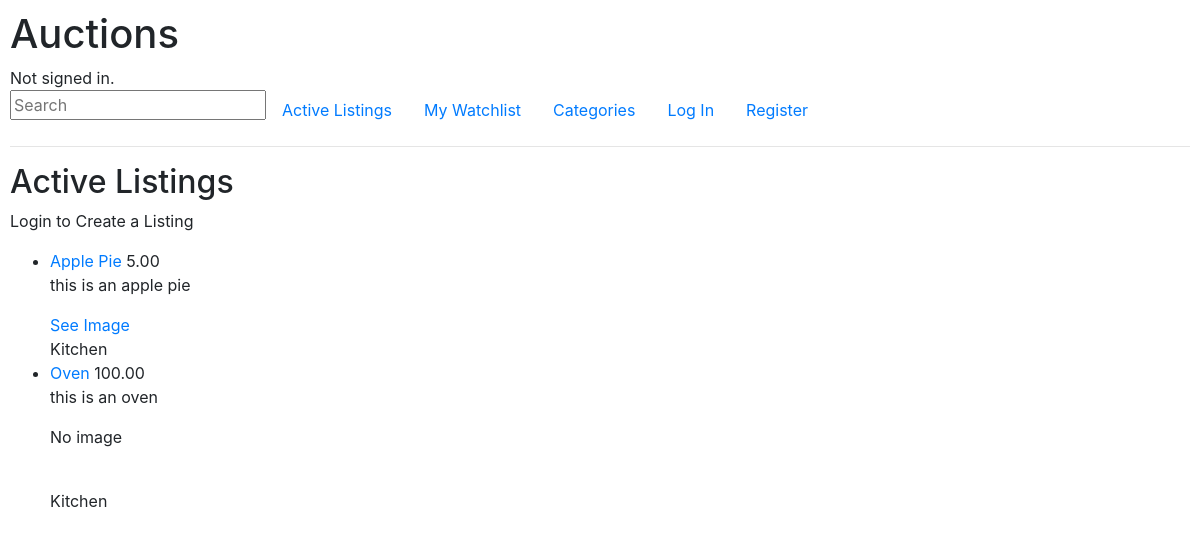
The page / on the database its author committed.
### auctions/models.py (models this page shows, shortened)
class Listing(models.Model):
	listed_id = models.AutoField(auto_created=True, primary_key=True)
	item_name = models.CharField(max_length=64)
	item_description = models.CharField(max_length=500, default="no description")
	seller = models.CharField(max_length=64)
	buyer = models.CharField(max_length=64, default="none")
	price = models.DecimalField(max_digits=19, decimal_places=2)
	category = models.CharField(max_length=12, default="no category")
	image = models.CharField(max_length=255, default="no image")
	listing_date = models.DateField(default=0000-00-00)
	available = models.BooleanField(default=True)

### auctions/views.py (the view)
# urls.py: path("", views.index, name="index"),
def index(request):
    return render(request, "auctions/index.html", {
        "listings": Listing.objects.all()
        })

### auctions/templates/auctions/index.html
{% extends "auctions/layout.html" %}
{% block body %}
    <h2>Active Listings</h2>
    {% if user.is_authenticated %}
    	<a class="btn btn-primary" href="{% url 'create_listing' %}">Create Listing</a>
    {% else %}
    	<p>Login to Create a Listing</p>
    {% endif %}
    <ul>
    	{% for item in listings %}
    		<li><p hidden>{{ item.listed_id }}</p> <a href="{% url 'listed' item_id=item.listed_id %}">{{ item.item_name }}</a> {{ item.price }}
            <p>{{ item.item_description }}</p>
            {% if item.image %}
                <a href="{{ item.image }}" target="blank">See Image</a>
            {% else %}
                <p>No image</p>
            {% endif %}
            <br>{{ item.category }}
            </li>
    	{% empty %}
    		<li>No Listings</li>
    	{% endfor %}
    </ul>
{% endblock %}

### auctions/static/auctions/styles.css (style rules this page uses)
body { padding: 10px; }

### rows shown on the page
Listing: item_name "Apple Pie", price "5.00", item_description "this is an apple pie", category "Kitchen"
Listing: item_name "Oven", price "100.00", item_description "this is an oven", image "No image", category "Kitchen"
